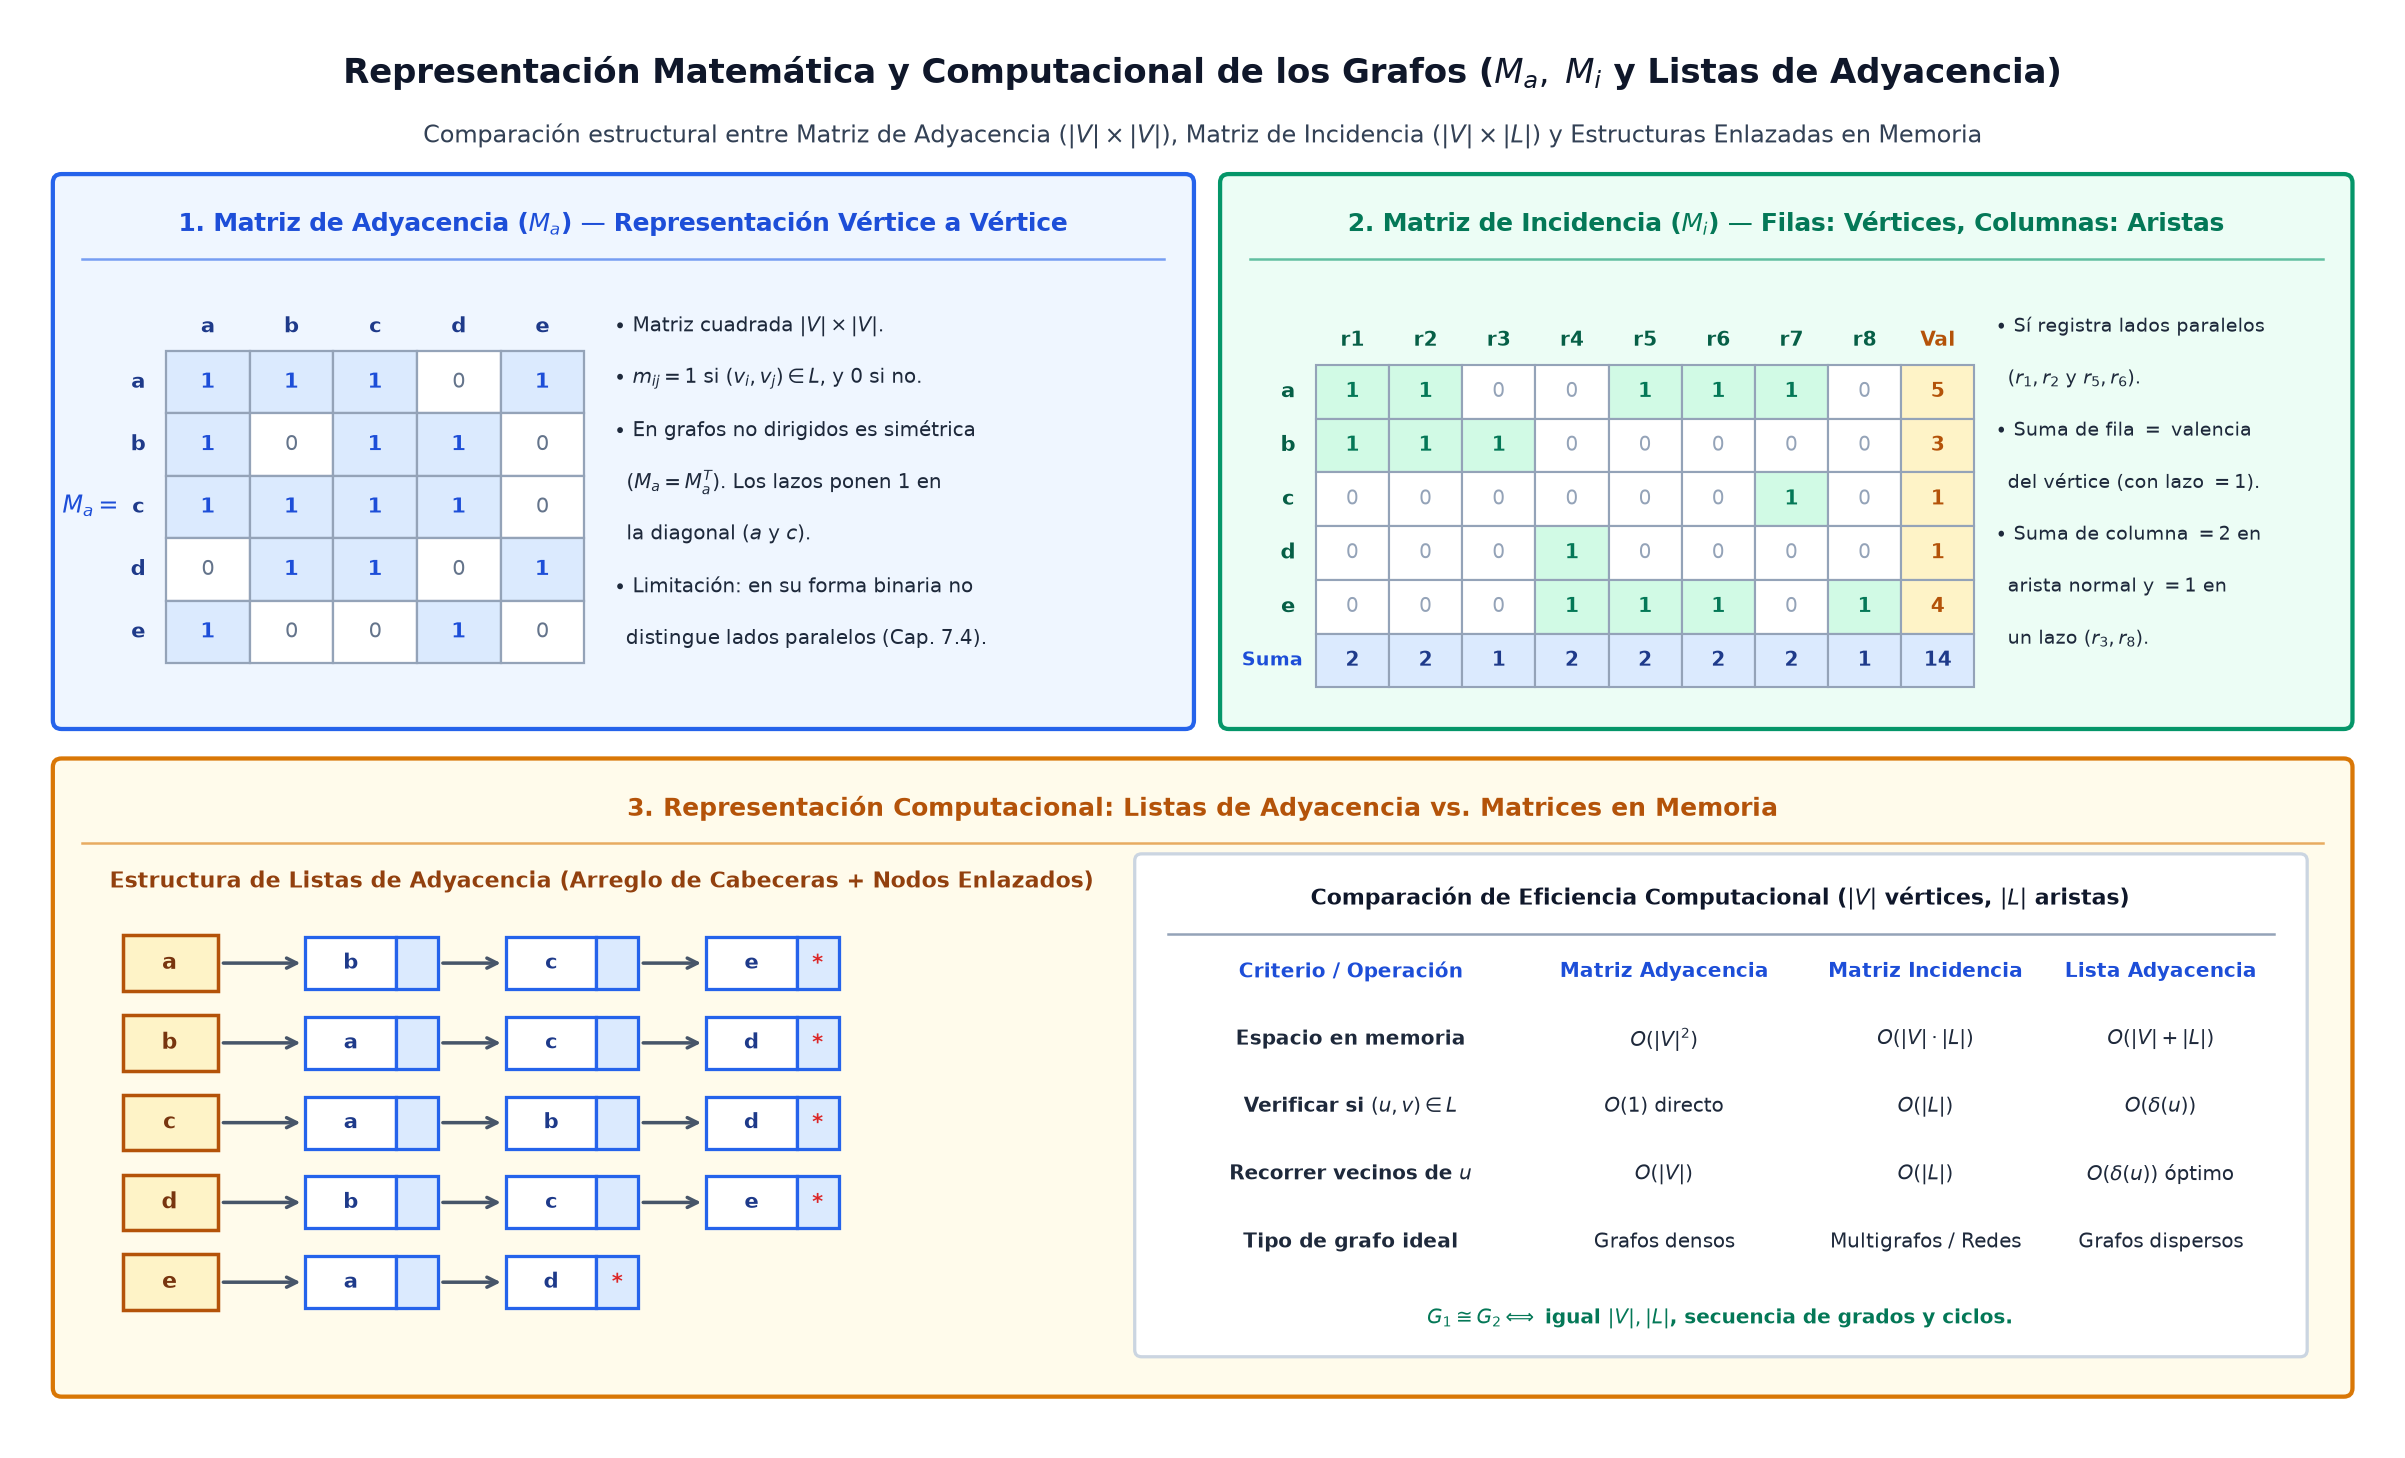

Here is the Python script that generated this plot:
import os
import matplotlib.pyplot as plt
import matplotlib.patches as patches


def draw_panel(ax, x, y, w, h, title, bg_color, border_color, title_color):
    rect = patches.FancyBboxPatch(
        (x, y), w, h,
        boxstyle="round,pad=0.05",
        facecolor=bg_color,
        edgecolor=border_color,
        linewidth=1.7
    )
    ax.add_patch(rect)
    ax.text(
        x + w / 2, y + h - 0.24, title,
        ha='center', va='center',
        fontsize=9.8, fontweight='bold', color=title_color
    )
    ax.plot([x + 0.12, x + w - 0.12], [y + h - 0.44, y + h - 0.44], color=border_color, linewidth=1.0, alpha=0.6)


def main():
    fig, ax = plt.subplots(figsize=(13.6, 8.2), dpi=180)
    ax.set_xlim(0, 13.6)
    ax.set_ylim(0, 8.2)
    ax.axis('off')

    # Main Title
    ax.text(
        6.8, 7.88,
        r"Representación Matemática y Computacional de los Grafos ($M_a,\; M_i$ y Listas de Adyacencia)",
        ha='center', va='center', fontsize=13.5, fontweight='bold', color='#0f172a'
    )
    ax.text(
        6.8, 7.52,
        r"Comparación estructural entre Matriz de Adyacencia ($|V|\times|V|$), Matriz de Incidencia ($|V|\times|L|$) y Estructuras Enlazadas en Memoria",
        ha='center', va='center', fontsize=9.5, color='#334155'
    )

    # Panel 1: Matriz de Adyacencia (Top-Left) - Ejemplo 7.7 Jiménez Murillo
    draw_panel(ax, 0.25, 4.15, 6.45, 3.1, r"1. Matriz de Adyacencia ($M_a$) — Representación Vértice a Vértice", '#eff6ff', '#2563eb', '#1d4ed8')
    # Draw 5x5 matrix from Ejemplo 7.7
    v_lbls = ["a", "b", "c", "d", "e"]
    ma = [
        [1, 1, 1, 0, 1],
        [1, 0, 1, 1, 0],
        [1, 1, 1, 1, 0],
        [0, 1, 1, 0, 1],
        [1, 0, 0, 1, 0],
    ]
    mx0, my0 = 0.85, 4.48
    cw, ch = 0.48, 0.36
    ax.text(mx0 - 0.42, my0 + 2.5 * ch, r"$M_a=$", ha='center', va='center', fontsize=9.5, fontweight='bold', color='#1d4ed8')
    for i in range(5):
        ax.text(mx0 + (i + 0.5) * cw, my0 + 5 * ch + 0.14, v_lbls[i], ha='center', va='center', fontsize=8.6, fontweight='bold', color='#1e3a8a')
        ax.text(mx0 - 0.16, my0 + (4.5 - i) * ch, v_lbls[i], ha='center', va='center', fontsize=8.6, fontweight='bold', color='#1e3a8a')
        for j in range(5):
            val = ma[i][j]
            cx = mx0 + j * cw
            cy = my0 + (4 - i) * ch
            bg_c = '#dbeafe' if val == 1 else '#ffffff'
            ax.add_patch(patches.Rectangle((cx, cy), cw, ch, facecolor=bg_c, edgecolor='#94a3b8', linewidth=0.9))
            ax.text(cx + cw / 2, cy + ch / 2, str(val), ha='center', va='center', fontsize=8.4,
                    fontweight='bold' if val == 1 else 'normal', color='#1d4ed8' if val == 1 else '#64748b')

    ma_notes = [
        r"$\bullet$ Matriz cuadrada $|V| \times |V|$.",
        r"$\bullet$ $m_{ij} = 1$ si $(v_i, v_j) \in L$, y $0$ si no.",
        r"$\bullet$ En grafos no dirigidos es simétrica",
        r"  ($M_a = M_a^T$). Los lazos ponen $1$ en",
        r"  la diagonal ($a$ y $c$).",
        r"$\bullet$ Limitación: en su forma binaria no",
        r"  distingue lados paralelos (Cap. 7.4)."
    ]
    for idx, mn in enumerate(ma_notes):
        ax.text(3.42, 6.42 - idx * 0.30, mn, ha='left', va='center', fontsize=7.95, color='#1e293b')

    # Panel 2: Matriz de Incidencia (Top-Right) - Ejemplo 7.8 Jiménez Murillo
    draw_panel(ax, 6.95, 4.15, 6.4, 3.1, r"2. Matriz de Incidencia ($M_i$) — Filas: Vértices, Columnas: Aristas", '#ecfdf5', '#059669', '#047857')
    r_lbls = ["r1", "r2", "r3", "r4", "r5", "r6", "r7", "r8", "Val"]
    mi = [
        [1, 1, 0, 0, 1, 1, 1, 0, 5],
        [1, 1, 1, 0, 0, 0, 0, 0, 3],
        [0, 0, 0, 0, 0, 0, 1, 0, 1],
        [0, 0, 0, 1, 0, 0, 0, 0, 1],
        [0, 0, 0, 1, 1, 1, 0, 1, 4],
    ]
    col_sums = [2, 2, 1, 2, 2, 2, 2, 1, 14]
    ix0, iy0 = 7.45, 4.65
    icw, ich = 0.42, 0.31
    for c_i, rl in enumerate(r_lbls):
        ax.text(ix0 + (c_i + 0.5) * icw, iy0 + 5 * ich + 0.14, rl, ha='center', va='center',
                fontsize=7.8, fontweight='bold', color='#b45309' if c_i == 8 else '#065f46')
    for r_i in range(5):
        ax.text(ix0 - 0.16, iy0 + (4.5 - r_i) * ich, v_lbls[r_i], ha='center', va='center', fontsize=8.4, fontweight='bold', color='#065f46')
        for c_i in range(9):
            val = mi[r_i][c_i]
            cx = ix0 + c_i * icw
            cy = iy0 + (4 - r_i) * ich
            bg_c = '#fef3c7' if c_i == 8 else ('#d1fae5' if val == 1 else '#ffffff')
            ax.add_patch(patches.Rectangle((cx, cy), icw, ich, facecolor=bg_c, edgecolor='#94a3b8', linewidth=0.85))
            ax.text(cx + icw / 2, cy + ich / 2, str(val), ha='center', va='center', fontsize=8.0,
                    fontweight='bold' if (val >= 1 or c_i == 8) else 'normal',
                    color='#b45309' if c_i == 8 else ('#047857' if val == 1 else '#94a3b8'))
    # Bottom sum row
    ax.text(ix0 - 0.25, iy0 - 0.5 * ich, "Suma", ha='center', va='center', fontsize=7.5, fontweight='bold', color='#1d4ed8')
    for c_i, s_val in enumerate(col_sums):
        cx = ix0 + c_i * icw
        cy = iy0 - ich
        ax.add_patch(patches.Rectangle((cx, cy), icw, ich, facecolor='#dbeafe', edgecolor='#94a3b8', linewidth=0.85))
        ax.text(cx + icw / 2, cy + ich / 2, str(s_val), ha='center', va='center', fontsize=7.8, fontweight='bold', color='#1e3a8a')

    mi_notes = [
        r"$\bullet$ Sí registra lados paralelos",
        r"  ($r_1, r_2$ y $r_5, r_6$).",
        r"$\bullet$ Suma de fila $=$ valencia",
        r"  del vértice (con lazo $=1$).",
        r"$\bullet$ Suma de columna $= 2$ en",
        r"  arista normal y $= 1$ en",
        r"  un lazo ($r_3, r_8$)."
    ]
    for idx, mn in enumerate(mi_notes):
        ax.text(11.35, 6.42 - idx * 0.30, mn, ha='left', va='center', fontsize=7.75, color='#1e293b')

    # Panel 3: Representación Computacional (Listas de Adyacencia y Complejidad) - Bottom
    draw_panel(ax, 0.25, 0.3, 13.1, 3.58, "3. Representación Computacional: Listas de Adyacencia vs. Matrices en Memoria", '#fffbeb', '#d97706', '#b45309')

    # Draw Adjacency List visual on left side of Panel 3
    ax.text(3.35, 3.22, "Estructura de Listas de Adyacencia (Arreglo de Cabeceras + Nodos Enlazados)", ha='center', va='center', fontsize=8.8, fontweight='bold', color='#92400e')
    adj_data = [
        ("a", ["b", "c", "e"]),
        ("b", ["a", "c", "d"]),
        ("c", ["a", "b", "d"]),
        ("d", ["b", "c", "e"]),
        ("e", ["a", "d"]),
    ]
    for r_i, (head_v, nbrs) in enumerate(adj_data):
        ry = 2.75 - r_i * 0.46
        # Header cell
        ax.add_patch(patches.Rectangle((0.6, ry - 0.16), 0.55, 0.32, facecolor='#fef3c7', edgecolor='#b45309', lw=1.4))
        ax.text(0.87, ry, head_v, ha='center', va='center', fontsize=8.8, fontweight='bold', color='#78350f')
        prev_x = 1.15
        for n_idx, nb in enumerate(nbrs):
            nx = 1.65 + n_idx * 1.15
            ax.annotate("", xy=(nx, ry), xytext=(prev_x, ry), arrowprops=dict(arrowstyle="->", color='#475569', lw=1.4))
            ax.add_patch(patches.Rectangle((nx, ry - 0.15), 0.52, 0.30, facecolor='#ffffff', edgecolor='#2563eb', lw=1.3))
            ax.add_patch(patches.Rectangle((nx + 0.52, ry - 0.15), 0.24, 0.30, facecolor='#dbeafe', edgecolor='#2563eb', lw=1.3))
            ax.text(nx + 0.26, ry, nb, ha='center', va='center', fontsize=8.4, fontweight='bold', color='#1e3a8a')
            nxt_sym = "*" if n_idx == len(nbrs) - 1 else ""
            ax.text(nx + 0.64, ry, nxt_sym, ha='center', va='center', fontsize=8.5, fontweight='bold', color='#dc2626')
            prev_x = nx + 0.76

    # Comparison table on right side of Panel 3
    t_box = patches.FancyBboxPatch((6.45, 0.52), 6.65, 2.82, boxstyle="round,pad=0.04", facecolor='#ffffff', edgecolor='#cbd5e1', lw=1.3)
    ax.add_patch(t_box)
    ax.text(9.77, 3.12, "Comparación de Eficiencia Computacional ($|V|$ vértices, $|L|$ aristas)", ha='center', va='center', fontsize=8.8, fontweight='bold', color='#0f172a')
    ax.plot([6.6, 12.95], [2.92, 2.92], color='#94a3b8', lw=1.0)

    comp_rows = [
        ("Criterio / Operación", "Matriz Adyacencia", "Matriz Incidencia", "Lista Adyacencia"),
        ("Espacio en memoria", r"$O(|V|^2)$", r"$O(|V| \cdot |L|)$", r"$O(|V| + |L|)$"),
        (r"Verificar si $(u,v) \in L$", r"$O(1)$ directo", r"$O(|L|)$", r"$O(\delta(u))$"),
        ("Recorrer vecinos de $u$", r"$O(|V|)$", r"$O(|L|)$", r"$O(\delta(u))$ óptimo"),
        ("Tipo de grafo ideal", "Grafos densos", "Multigrafos / Redes", "Grafos dispersos"),
        ("Detección de Isomorfismo", r"$G_1 \cong G_2 \Longleftrightarrow$ igual $|V|, |L|$, secuencia de grados y ciclos.", "", "")
    ]
    cx_cols = [7.65, 9.45, 10.95, 12.3]
    for r_i, row in enumerate(comp_rows):
        ry = 2.70 - r_i * 0.39
        if r_i == 5:
            ax.text(9.77, ry - 0.05, row[1], ha='center', va='center', fontsize=8.0, fontweight='bold', color='#047857')
        else:
            for c_i, val in enumerate(row):
                w_f = 'bold' if (r_i == 0 or c_i == 0) else 'normal'
                c_f = '#1d4ed8' if r_i == 0 else '#1e293b'
                ax.text(cx_cols[c_i], ry, val, ha='center', va='center', fontsize=7.95, fontweight=w_f, color=c_f)

    plt.tight_layout()
    out_path = os.path.join(os.path.dirname(os.path.abspath(__file__)), "representacion-matematica-y-computacional-grafos.png")
    plt.savefig(out_path, dpi=180, bbox_inches='tight', facecolor='white')
    plt.close()


if __name__ == "__main__":
    main()
